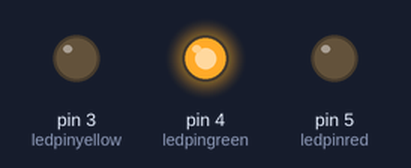
Bench run of a sketch on a simulated Arduino Uno, built with avr-gcc and run on an emulated ATmega328P. On the bench: output pins drawn as LEDs (lit = HIGH).

Above: at 1.5 s.
At 3.5 s:
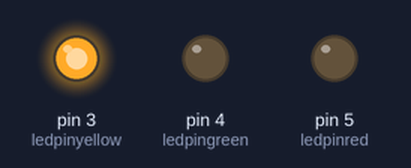
At 5.0 s:
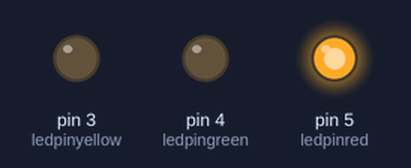
Timing chart, 0 to 7.8 s (numbered marks = the images above):
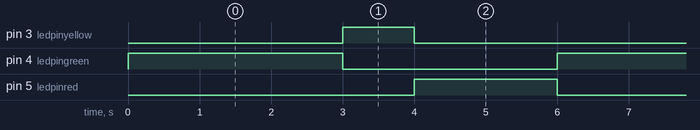

The sketch:

code_2.ino
```cpp
int ledpinred = 5;//ledgreen connected to digital pin 5
int ledpinyellow = 3;//ledyellow connected to digital pin 3
 int ledpingreen = 4;//ledred connected to digital pin 4
void setup() {
  // put your setup code here, to run once:
 pinMode(ledpinred,OUTPUT);//sets the digital pin as output
 pinMode(ledpinyellow,OUTPUT);//sets the digital pin as output
 pinMode(ledpingreen,OUTPUT);//sets the digital pin as output

}

void loop() {
  // put your main code here, to run repeatedly:
digitalWrite(ledpingreen,HIGH);//turns the ledgreen on
digitalWrite(ledpinyellow,LOW);//turns the ledyellow off
digitalWrite(ledpinred,LOW);//turns the ledred off
delay(3000);//waits for 3 second
digitalWrite(ledpinyellow,HIGH);//turns the ledyellow on
digitalWrite(ledpingreen,LOW);//turns the ledgreen off
digitalWrite(ledpinred,LOW);//turns the ledred off
delay(1000);//waits for a second
digitalWrite(ledpinred,HIGH);//turns the ledred on
digitalWrite(ledpinyellow,LOW);//turns the ledgreen off
digitalWrite(ledpingreen,LOW);//turns the ledyellow off
delay(2000);//waits for 2 second
}
```

Measured:
- by itself, pin 3 (ledpinyellow): alternates HIGH for 1.0 s and LOW for 5.0 s
- by itself, pin 4 (ledpingreen): alternates HIGH for 3.0 s and LOW for 3.0 s
- by itself, pin 5 (ledpinred): alternates HIGH for 2.0 s and LOW for 4.0 s
